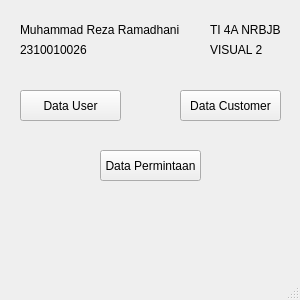
<?xml version="1.0" encoding="UTF-8"?>
<ui version="4.0">
 <class>MainWindow</class>
 <widget class="QMainWindow" name="MainWindow">
  <property name="geometry">
   <rect>
    <x>0</x>
    <y>0</y>
    <width>300</width>
    <height>300</height>
   </rect>
  </property>
  <property name="windowTitle">
   <string>MainWindow</string>
  </property>
  <widget class="QWidget" name="centralwidget">
   <widget class="QPushButton" name="pushButton">
    <property name="geometry">
     <rect>
      <x>20</x>
      <y>90</y>
      <width>101</width>
      <height>31</height>
     </rect>
    </property>
    <property name="text">
     <string>Data User</string>
    </property>
   </widget>
   <widget class="QPushButton" name="pushButton_2">
    <property name="geometry">
     <rect>
      <x>180</x>
      <y>90</y>
      <width>101</width>
      <height>31</height>
     </rect>
    </property>
    <property name="text">
     <string>Data Customer</string>
    </property>
   </widget>
   <widget class="QPushButton" name="pushButton_3">
    <property name="geometry">
     <rect>
      <x>100</x>
      <y>150</y>
      <width>101</width>
      <height>31</height>
     </rect>
    </property>
    <property name="text">
     <string>Data Permintaan</string>
    </property>
   </widget>
   <widget class="QLabel" name="label">
    <property name="geometry">
     <rect>
      <x>20</x>
      <y>20</y>
      <width>161</width>
      <height>20</height>
     </rect>
    </property>
    <property name="text">
     <string>Muhammad Reza Ramadhani</string>
    </property>
   </widget>
   <widget class="QLabel" name="label_2">
    <property name="geometry">
     <rect>
      <x>20</x>
      <y>40</y>
      <width>91</width>
      <height>20</height>
     </rect>
    </property>
    <property name="text">
     <string>2310010026</string>
    </property>
   </widget>
   <widget class="QLabel" name="label_3">
    <property name="geometry">
     <rect>
      <x>210</x>
      <y>40</y>
      <width>71</width>
      <height>20</height>
     </rect>
    </property>
    <property name="text">
     <string>VISUAL 2</string>
    </property>
   </widget>
   <widget class="QLabel" name="label_4">
    <property name="geometry">
     <rect>
      <x>210</x>
      <y>20</y>
      <width>71</width>
      <height>20</height>
     </rect>
    </property>
    <property name="text">
     <string>TI 4A NRBJB</string>
    </property>
   </widget>
  </widget>
  <widget class="QMenuBar" name="menubar">
   <property name="geometry">
    <rect>
     <x>0</x>
     <y>0</y>
     <width>300</width>
     <height>17</height>
    </rect>
   </property>
  </widget>
  <widget class="QStatusBar" name="statusbar"/>
 </widget>
 <resources/>
 <connections/>
</ui>
